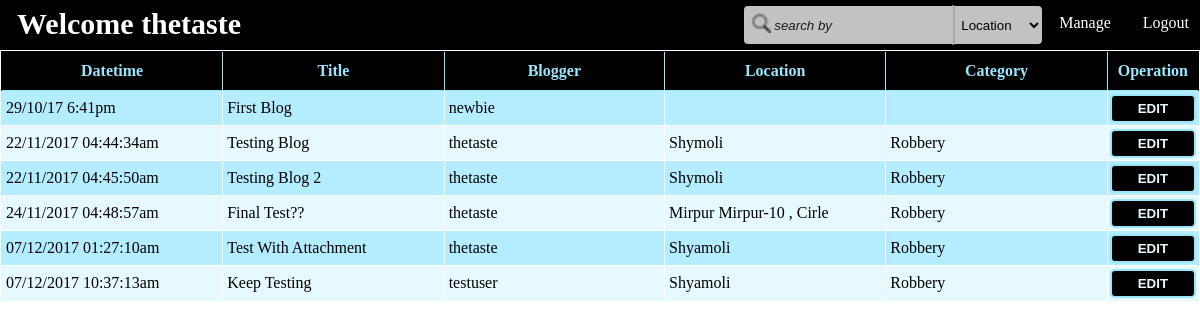
Before: /admin/blog.php (signed in) with the older database file.
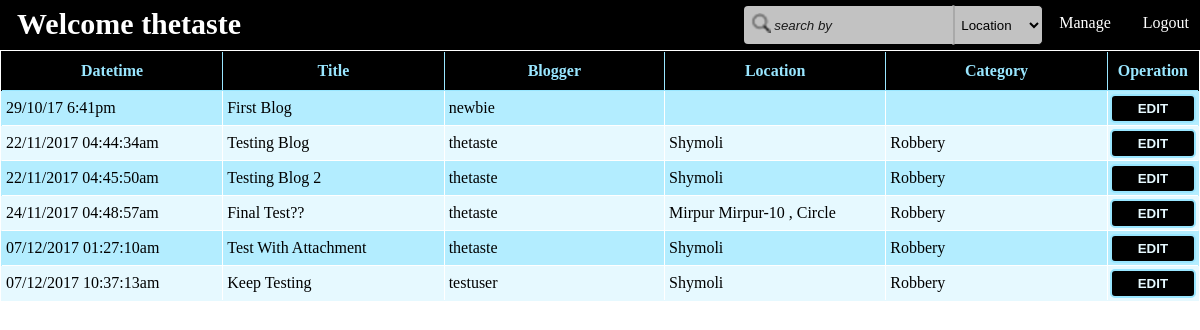
After: the same page with the newer database file.
### tables this page shows
CREATE TABLE `blogs` (
  `blog_id` int(11) NOT NULL,
  `title` varchar(100) DEFAULT NULL,
  `body` text,
  `datetime` varchar(70) DEFAULT NULL,
  `attachment` varchar(200) DEFAULT NULL,
  `blogger_id` int(11) DEFAULT NULL,
  `name_hidden` tinyint(1) DEFAULT NULL,
  `location` text,
  `category` varchar(50) DEFAULT NULL,
  `del` tinyint(1) DEFAULT '0'
);

CREATE TABLE `users` (
  `user_id` int(11) NOT NULL,
  `fname` varchar(80) DEFAULT NULL,
  `lname` varchar(80) DEFAULT NULL,
  `age` int(11) DEFAULT NULL,
  `bdate` varchar(11) DEFAULT NULL,
  `username` varchar(120) DEFAULT NULL,
  `email` varchar(50) DEFAULT NULL,
  `password` varchar(100) DEFAULT NULL,
  `pro_pic` varchar(180) DEFAULT NULL,
  `gender` varchar(20) DEFAULT NULL,
  `role` int(11) DEFAULT NULL,
  `del` tinyint(1) DEFAULT '0'
);

### Controllers/BlogController.php (called while the page is built, shortened)
<?php
require(get_include_path()."\Projects\aiub project\Models\BlogModel.php");
class BlogController{
    private $blog;
    function BlogController()
    {
        $this->blog = new BlogModel();
    }
    function getAllBlogs()
    {
        return $this->blog->allBlogs();
    }
    function bloggerName($id)
    {
        return $this->blog->getBloggerName($id);
    }
}
 ?>

### Models/Models.php (called while the page is built, shortened)
<?php
class Models{
    public $server;
    public $user;
    public $pass;
    public $db;
    protected $conn;
    function Models($server = "localhost:3306" , $user = "root" , $pass ="" , $db = "is_that_crime")
    {
        $this->server = $server;
        $this->user = $user;
        $this->pass = $pass;
        $this->db = $db;
    }
    private function openConnection()
    {
        $this->conn = new mysqli($this->server , $this->user , $this->pass , $this->db);
        if($this->conn->connect_error)
        {
            $this->errorMessage($this->conn->connect_error);
            return false;
        }
        else
            return true;
    }
    function executeQuery($query)
    {
        if($this->openConnection())
        {
            if($this->result = $this->conn->query($query))
            {
                if($this->result->num_rows > 0)
                {
                    return $this->result;
                }
                else
                {
                    $this->closeConnection();
                    return false;
                }
            }
            else
            {
                $this->errorMessage($this->conn->error);
                return false;
            }
        }
        else
        {
            $this->errorMessage($this->conn->error);
            return false;
        }
    }
}
?>

### Models/BlogModel.php (called while the page is built, shortened)
<?php
require_once("Models.php");
class BlogModel extends Models{
    function allBlogs()
    {
        $result = $this->executeQuery("select * from blogs where del = false;");
        if($result->num_rows > 0)
            return $result;
        else
            return false;
    }
    function getBloggerName($id)
    {
        $name = $this->executeQuery("select username from users where user_id in (select blogger_id from blogs where blogger_id = $id);");
        if($name->num_rows > 0)
        {
            $name = $name->fetch_assoc();
            $name = $name["username"];
            return $name;
        }
        else
            return false;
    }
}
 ?>

### admin/blog.php (the view, shortened to what the changed rows need)
<html>
<head>
    <link rel="stylesheet" type="text/css" href="http://localhost:<?php echo  $_SERVER["SERVER_PORT"];?>/Projects/aiub%20project/css/admin_blog_style.css">
    <link rel="stylesheet" type="text/css" href="http://localhost:<?php echo  $_SERVER["SERVER_PORT"];?>/Projects/aiub%20project/css/admin_navigation.css">
    <?php
    require_once(get_include_path()."\Projects\aiub project\Controllers\AdminController.php");
    require_once(get_include_path()."\Projects\aiub project\Controllers\BlogController.php");
    $blogcontrol = new BlogController();
    ?>
</head>
<body>
<div>
     <article>
         <div>
   <?php
    $blogs = $blogcontrol->getAllBlogs();
    echo "<table border = '2'>";
    echo "<tr>
            <th>Datetime</th>
            <th>Title</th>
            <th>Blogger</th>
            <th>Location</th>
            <th>Category</th>
            <th>Operation</th>
         </tr>";
    while($blog = $blogs->fetch_assoc())
    {
        $blogger = $blogcontrol->bloggerName($blog['blogger_id']);
        echo "<tr id='{$blog['blog_id']}' class='blogs'>
                <td>{$blog['datetime']}</td>
                <td>{$blog['title']}</td>
                <td id='td-blogger'>$blogger</td>
                <td>{$blog['location']}</td>
                <td>{$blog['category']}</td>
                <td id='operation'><a href = 'blog_edit.php?blog_id={$blog['blog_id']}'><button id='edit-button'>EDIT</button></a></td>
             </tr>";
    }
    echo "</table>";
   ?>
   </div>
</article>
</div>
</body>
</html>

Changed rows visible on the page:
changed blogs "Final Test??": location "Mirpur Mirpur-10 , Cirle" → "Mirpur Mirpur-10 , Circle"
changed blogs "07/12/2017 01:27:10am": location "Shyamoli" → "Shymoli"
changed blogs "07/12/2017 10:37:13am": location "Shyamoli" → "Shymoli"
